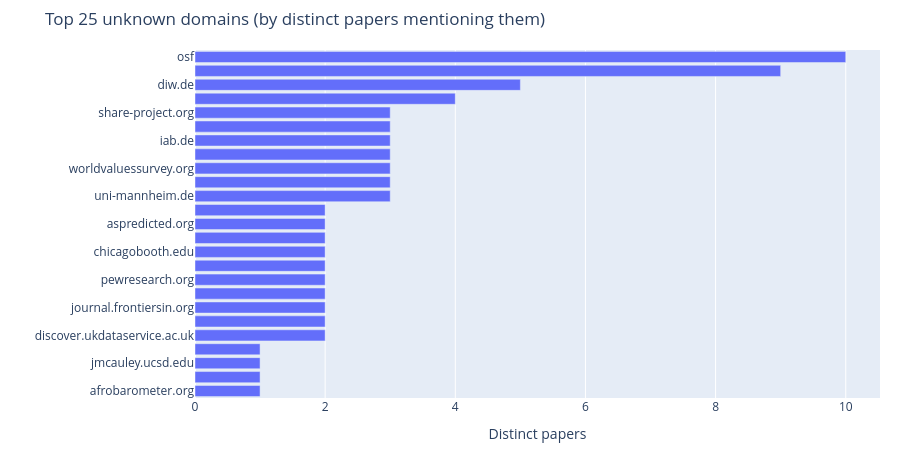

Source (notebook cell):
### Code cell
# Unknown links: rank domains and write review CSVs
if urls_long.empty:
    print("No links extracted; skip unknown-domain export.")
else:
    u = urls_long[urls_long["repository"] == "Other / unknown"].copy()
    u["domain"] = u["url"].map(extract_domain)
    unknown = u[u["domain"].notna()].copy()
    print(f"unknown links: {len(unknown)} | distinct papers: {unknown['filename'].nunique()}")
    display(unknown[["filename", "url", "repository", "domain"]].head(10))

    by_domain = (
        unknown.groupby("domain", as_index=False)
        .agg(
            link_mentions=("url", "size"),
            unique_links=("url", "nunique"),
            distinct_papers=("filename", "nunique"),
        )
        .sort_values(["distinct_papers", "unique_links", "link_mentions"], ascending=[False, False, False])
    )
    display(by_domain.head(50))

    out_domains = DATA / f"unknown_domains_{OUTPUT_TAG}.csv"
    out_links = DATA / f"unknown_links_{OUTPUT_TAG}.csv"
    by_domain.to_csv(out_domains, index=False)
    unknown.sort_values(["domain", "filename"]).to_csv(out_links, index=False)
    print("Wrote:")
    print("-", out_domains)
    print("-", out_links)

    top_n = 25
    plot_df = by_domain.head(top_n).sort_values("distinct_papers", ascending=True)
    fig_domains = px.bar(
        plot_df,
        x="distinct_papers",
        y="domain",
        orientation="h",
        title=f"Top {top_n} unknown domains (by distinct papers mentioning them)",
        labels={"distinct_papers": "Distinct papers", "domain": ""},
        hover_data=["link_mentions", "unique_links"],
    )
    fig_domains.update_layout(yaxis_title="", margin=dict(l=10, r=20, t=50, b=40), height=max(420, top_n * 18))
    fig_domains.show()

### Figure 1 — Plotly figure (JSON) as saved in the notebook; plotly's stock layout.template omitted (floating-point values rounded to 4 significant figures)
{"data": [{"customdata": [[1, 1], [2, 2], [2, 2], [2, 2], [2, 2], [2, 2], [2, 2], [2, 2], [2, 2], [2, 2], [2, 1], [2, 1], [2, 2], [2, 1], [3, 3], [3, 2], [3, 3], [3, 2], [3, 1], [3, 3], [3, 2], [4, 4], [6, 5], [9, 1], [10, 2]], "hovertemplate": "Distinct papers=%{x}<br>=%{y}<br>link_mentions=%{customdata[0]}<br>unique_links=%{customdata[1]}<extra></extra>", "legendgroup": "", "marker": {"color": "#636efa", "pattern": {"shape": ""}}, "name": "", "orientation": "h", "showlegend": false, "textposition": "auto", "type": "bar", "x": [1, 1, 1, 1, 2, 2, 2, 2, 2, 2, 2, 2, 2, 2, 3, 3, 3, 3, 3, 3, 3, 4, 5, 9, 10], "xaxis": "x", "y": ["afrobarometer.org", "covidmap.umd.edu", "jmcauley.ucsd.edu", "haans-mertens.github.io", "discover.ukdataservice.ac.uk", "europeansocialsurvey.org", "journal.frontiersin.org", "neurovault.org", "pewresearch.org", "v-dem.net", "chicagobooth.edu", "heritage.org", "aspredicted.org", "openpsychometrics.org", "uni-mannheim.de", "pairfam.de", "worldvaluessurvey.org", "prio.org", "iab.de", "ec.europa.eu", "share-project.org", "journals.sagepub.com", "diw.de", "doi", "osf"], "yaxis": "y"}], "layout": {"barmode": "relative", "height": 450, "legend": {"tracegroupgap": 0}, "margin": {"b": 40, "l": 10, "r": 20, "t": 50}, "title": {"text": "Top 25 unknown domains (by distinct papers mentioning them)"}, "xaxis": {"anchor": "y", "domain": [0, 1], "title": {"text": "Distinct papers"}}, "yaxis": {"anchor": "x", "domain": [0, 1], "title": {"text": ""}}}}
